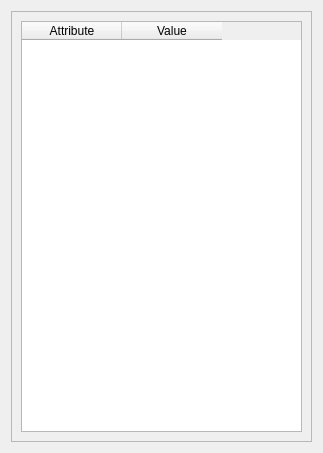
<?xml version="1.0" encoding="UTF-8"?>
<ui version="4.0">
 <class>Form</class>
 <widget class="QWidget" name="Form">
  <property name="geometry">
   <rect>
    <x>0</x>
    <y>0</y>
    <width>323</width>
    <height>453</height>
   </rect>
  </property>
  <property name="windowTitle">
   <string>Form</string>
  </property>
  <layout class="QGridLayout" name="gridLayout_2">
   <item row="0" column="0">
    <layout class="QGridLayout" name="gridLayout">
     <item row="0" column="0">
      <widget class="QFrame" name="frame_2">
       <property name="frameShape">
        <enum>QFrame::StyledPanel</enum>
       </property>
       <property name="frameShadow">
        <enum>QFrame::Raised</enum>
       </property>
       <layout class="QGridLayout" name="gridLayout_3">
        <item row="0" column="0">
         <widget class="QTableWidget" name="tableWidget">
          <property name="sortingEnabled">
           <bool>true</bool>
          </property>
          <property name="columnCount">
           <number>2</number>
          </property>
          <attribute name="horizontalHeaderCascadingSectionResizes">
           <bool>false</bool>
          </attribute>
          <attribute name="horizontalHeaderShowSortIndicator" stdset="0">
           <bool>true</bool>
          </attribute>
          <attribute name="horizontalHeaderStretchLastSection">
           <bool>false</bool>
          </attribute>
          <column>
           <property name="text">
            <string>Attribute</string>
           </property>
          </column>
          <column>
           <property name="text">
            <string>Value</string>
           </property>
          </column>
         </widget>
        </item>
       </layout>
      </widget>
     </item>
    </layout>
   </item>
  </layout>
 </widget>
 <resources/>
 <connections/>
</ui>
